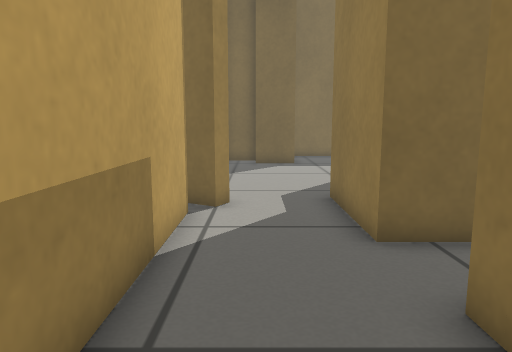
[1] (above)

16 first-person views from a walk through a Gazebo world. The camera is 0.5 m above the floor, tilts 8° down and sees 70° across. Floor lines are 1 m apart. The floor is counted in squares, 0.25 m on a side. Each view is taken from the middle of a square. On the plan, view 1 faces up. The plan holds only what a view shows up to about 19 squares ahead; the rest is blank. The place goes on beyond the plan.

[2]
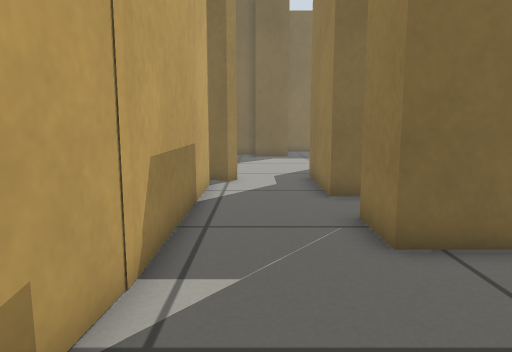

[3]
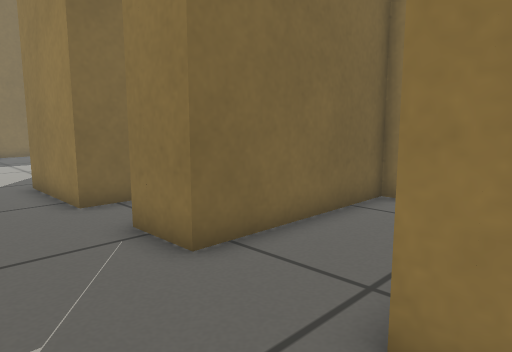

[4]
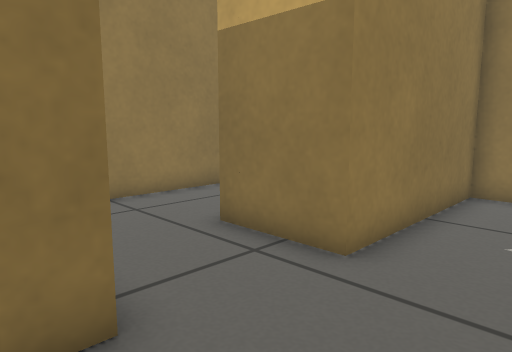

[5]
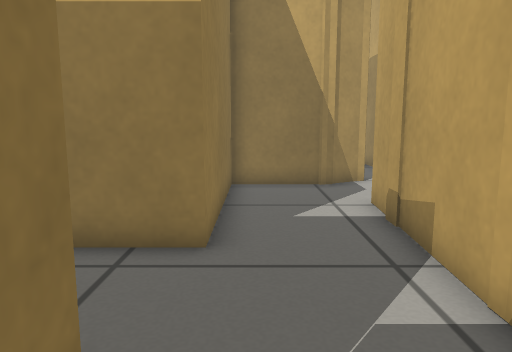

[6]
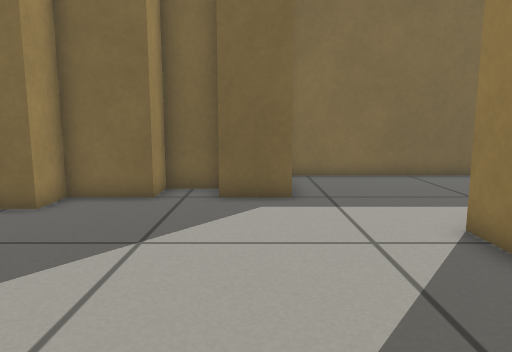

[7]
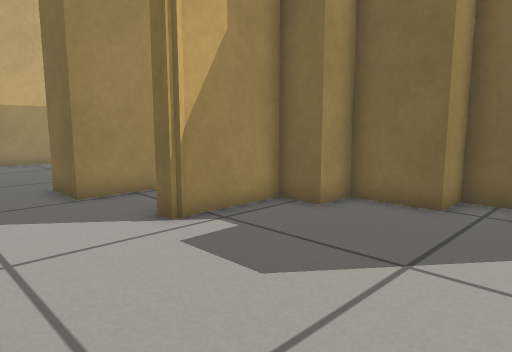

[8]
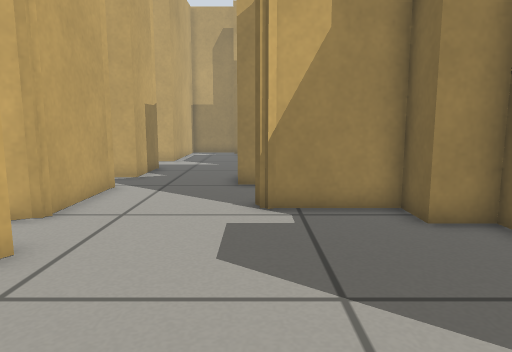

[9]
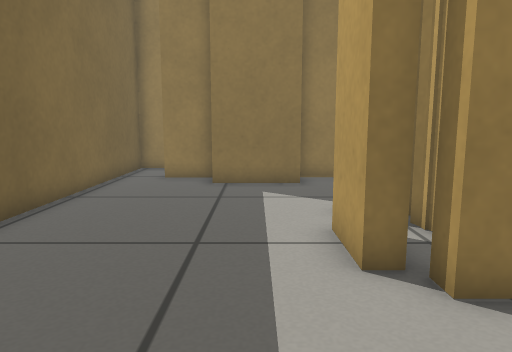

[10]
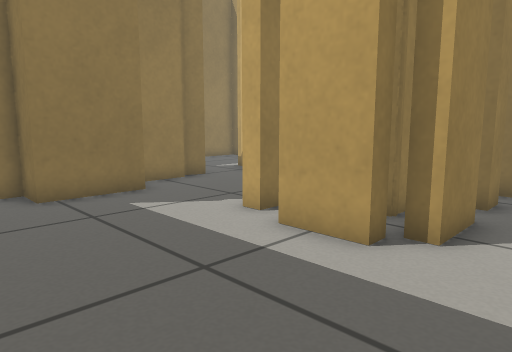

[11]
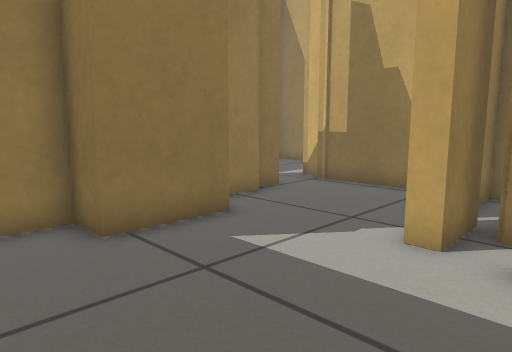

[12]
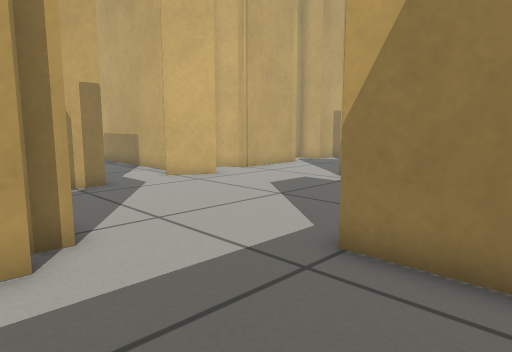

[13]
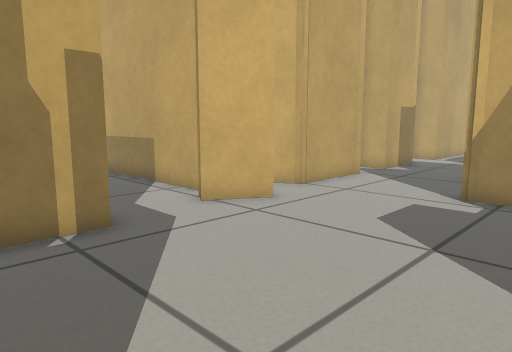

[14]
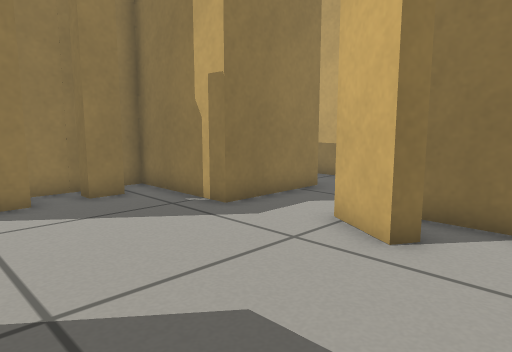

[15]
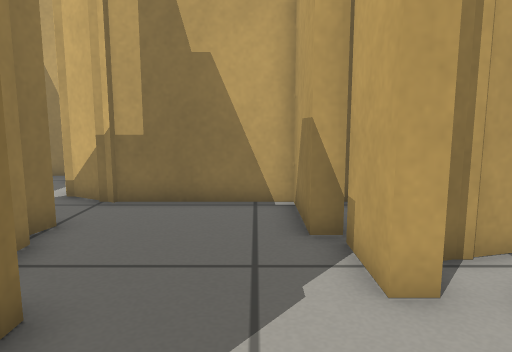

[16]
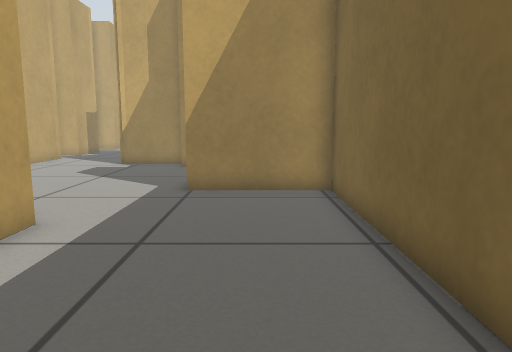

### Floor plan
Points are (right, up) in squares from view 1. A wall is a line through its corners. A room is listed if a view was taken in it or the views show most of it. See-through windows are left out.
Room 1 (views 1, 2, 3, 4, 5, 6, 7)
walls: (-1.8, -2.9) (-1.8, -5); (-1.6, -3.9) (-1.6, -4.6); (2.9, 3.6) (3.9, 3.6); (8.6, 1.1) (8.6, 1.6) (2.2, 1.6) (2.2, 3.7); (3.7, 6) (2.2, 6) (2.2, 10); (8.6, -4.9) (8.6, -1); (-1.6, -8.2) (1.8, -8.2) (1.8, -1.8) (4.9, -1.8); (-2.9, -9.1) (-1.1, -8); (-1.6, 8.2) (-1.6, -3); (-0.7, 9.3) (-1, 8.7) (-1.8, 9.2); (-4.7, -13.3) (-4.7, -14.6)
ways out: opening at (0.5, 11) to room 3
Room 2 (views 8, 10, 11, 12, 13, 15, 16)
walls: (8.9, 16) (9.5, 16); (9.4, 13.6) (10, 13.6) (10, 10.7) (15.1, 10.7); (13.4, 16.4) (13.4, 19.5) (14.7, 19.5) (14.7, 21.5); (5, 13.6) (5, 15.7) (5.8, 15.7) (5.8, 16.5) (7.9, 16.5); (6.4, 12) (6.4, 14.5); (14.7, 14) (14.7, 16.4); (14.9, 12.9) (15.2, 13.8); (5, 11.2) (5, 12.3) (5.8, 12.3); (15.5, 23.3) (2, 23.3) (2, 18.9); (14.6, 10.8) (15.5, 10.3); (2.2, 10) (6.3, 10)
low walls: (9.5, 16) (9.5, 14)
ways out: opening at (2, 14.5) to room 3
Room 3 (views 9, 14)
walls: (-2.4, 10.3) (-0.7, 9.3); (-9.1, 15.7) (-9.1, 13.4) (-11.1, 13.4); (-8.4, 9.4) (-4.8, 9.4) (-4.1, 8.2) (-2.1, 8.2); (-0.1, 20.3) (-1.8, 20.3) (-1.8, 18.9) (-4.2, 18.9) (-4.2, 17.5) (-5.6, 17.5) (-5.6, 14.2) (-6.1, 13.9); (2, 18.9) (-0.1, 18.9); (-13.5, 9.4) (-10.8, 9.4) (-10.8, 8.1)
low walls: (-2.7, 9.7) (-2.4, 10.3)
ways out: opening at (0.5, 11) to room 1; opening at (2, 14.5) to room 2

Positions as (right, up) in squares from view 1, and headings:
1: (0, 0), facing up
2: (0, -4), facing up
3: (-1, -3), facing up-right
4: (-1, 3), facing down-right
5: (1, 4), facing down
6: (1, 9), facing up
7: (1, 10), facing up-left
8: (3, 14), facing left
9: (1, 18), facing right
10: (3, 22), facing down-right
11: (7, 22), facing down-right
12: (7, 22), facing down-left
13: (5, 17), facing down-left
14: (-5, 16), facing down-right
15: (11, 20), facing down
16: (13, 21), facing left
